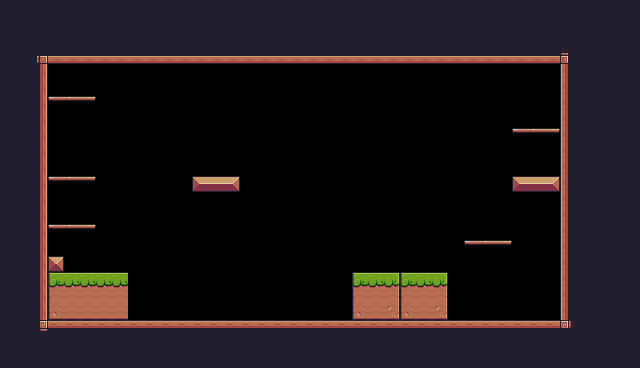

The image is a tile-based game level rendered from a .tmx file. Its description and complete source (layers, tilesets, objects, tile grids) follow:
An orthogonal 40x23 tile map with 16x16 px tiles, 1 tile layer (Field Play) and 17 objects (5x Platform, Player).

<map version="1.10" tiledversion="1.10.2" orientation="orthogonal" renderorder="right-down" width="40" height="23" tilewidth="16" tileheight="16" infinite="0" nextlayerid="5" nextobjectid="52">
 <tileset firstgid="1" source="Adventure.tsx" />
 <layer id="1" name="Field Play" width="40" height="23">
  <properties>
   <property name="Background" value="Blue" />
  </properties>
  <data encoding="csv">
112,112,112,112,112,112,112,112,112,112,112,112,112,112,112,112,112,112,112,112,112,112,112,112,112,112,112,112,112,112,112,112,112,112,112,112,112,112,112,112,
112,112,112,112,112,112,112,112,112,112,112,112,112,112,112,112,112,112,112,112,112,112,112,112,112,112,112,112,112,112,112,112,112,112,112,112,112,112,112,112,
112,112,112,112,112,112,112,112,112,112,112,112,112,112,112,112,112,112,112,112,112,112,112,112,112,112,112,112,112,112,112,112,112,112,112,112,112,112,112,112,
112,112,92,134,134,134,134,134,134,134,134,134,134,134,134,134,134,134,134,134,134,134,134,134,134,134,134,134,134,134,134,134,134,134,134,93,112,112,112,112,
112,112,113,0,0,0,0,0,0,0,0,0,0,0,0,0,0,0,0,0,0,0,0,0,0,0,0,0,0,0,0,0,0,0,0,111,112,112,112,112,
112,112,113,0,0,0,0,0,0,0,0,0,0,0,0,0,0,0,0,0,0,0,0,0,0,0,0,0,0,0,0,0,0,0,0,111,112,112,112,112,
112,112,113,40,41,42,0,0,0,0,0,0,0,0,0,0,0,0,0,0,0,0,0,0,0,0,0,0,0,0,0,0,0,0,0,111,112,112,112,112,
112,112,113,0,0,0,0,0,0,0,0,0,0,0,0,0,0,0,0,0,0,0,0,0,0,0,0,0,0,0,0,0,0,0,0,111,112,112,112,112,
112,112,113,0,0,0,0,0,0,0,0,0,0,0,0,0,0,0,0,0,0,0,0,0,0,0,0,0,0,0,0,0,40,41,42,111,112,112,112,112,
112,112,113,0,0,0,0,0,0,0,0,0,0,0,0,0,0,0,0,0,0,0,0,0,0,0,0,0,0,0,0,0,0,0,0,111,112,112,112,112,
112,112,113,0,0,0,0,0,0,0,0,0,0,0,0,0,0,0,0,0,0,0,0,0,0,0,0,0,0,0,0,0,0,0,0,111,112,112,112,112,
112,112,113,40,41,42,0,0,0,0,0,0,13,14,15,0,0,0,0,0,0,0,0,0,0,0,0,0,0,0,0,0,13,14,15,111,112,112,112,112,
112,112,113,0,0,0,0,0,0,0,0,0,0,0,0,0,0,0,0,0,0,0,0,0,0,0,0,0,0,0,0,0,0,0,0,111,112,112,112,112,
112,112,113,0,0,0,0,0,0,0,0,0,0,0,0,0,0,0,0,0,0,0,0,0,0,0,0,0,0,0,0,0,0,0,0,111,112,112,112,112,
112,112,113,40,41,42,0,0,0,0,0,0,0,0,0,0,0,0,0,0,0,0,0,0,0,0,0,0,0,0,0,0,0,0,0,111,112,112,112,112,
112,112,113,0,0,0,0,0,0,0,0,0,0,0,0,0,0,0,0,0,0,0,0,0,0,0,0,0,0,40,41,42,0,0,0,111,112,112,112,112,
112,112,113,35,0,0,0,0,0,0,0,0,0,0,0,0,0,0,0,0,0,0,0,0,0,0,0,0,0,0,0,0,0,0,0,111,112,112,112,112,
112,112,113,7,8,8,8,8,0,0,0,0,0,0,0,0,0,0,0,0,0,0,7,8,9,7,8,9,0,0,0,0,0,0,0,111,112,112,112,112,
112,112,113,29,30,30,30,30,0,0,0,0,0,0,0,0,0,0,0,0,0,0,29,30,31,29,30,31,0,0,0,0,0,0,0,111,112,112,112,112,
112,112,113,51,52,52,52,52,0,0,0,0,0,0,0,0,0,0,0,0,0,0,51,52,53,51,52,53,0,0,0,0,0,0,0,111,112,112,112,112,
112,112,114,90,90,90,90,90,90,90,90,90,90,90,90,90,90,90,90,90,90,90,90,90,90,90,90,90,90,90,90,90,90,90,90,115,112,112,112,112,
112,112,112,112,112,112,112,112,112,112,112,112,112,112,112,112,112,112,112,112,112,112,112,112,112,112,112,112,112,112,112,112,112,112,112,112,112,112,112,112,
112,112,112,112,112,112,112,112,112,112,112,112,112,112,112,112,112,112,112,112,112,112,112,112,112,112,112,112,112,112,112,112,112,112,112,112,112,112,112,112
</data>
 </layer>
 <objectgroup id="3" name="Collisions">
  <object id="17" x="32" y="48" width="16" height="288" />
  <object id="18" x="48" y="48" width="528" height="16" />
  <object id="19" x="560" y="64" width="16" height="272" />
  <object id="20" x="32" y="320" width="528" height="16" />
  <object id="22" x="352" y="272" width="96" height="48" />
  <object id="23" x="320" y="224" width="48" height="16" />
  <object id="24" x="512" y="176" width="48" height="16" />
  <object id="25" x="192" y="176" width="48" height="16" />
  <object id="31" type="Platform" x="464" y="240" width="48" height="16" />
  <object id="32" type="Platform" x="512" y="128" width="48" height="16" />
  <object id="33" type="Platform" x="48" y="96" width="48" height="16" />
  <object id="34" type="Platform" x="48" y="176" width="48" height="16" />
  <object id="35" type="Platform" x="48" y="224" width="48" height="16" />
  <object id="39" x="32" y="272" width="96" height="48" />
  <object id="40" x="32" y="256" width="48" height="16" />
 </objectgroup>
 <objectgroup id="2" name="Spawnpoints">
  <object id="8" name="Player" type="Player" x="240.326" y="271.933" width="28.626" height="28.626" />
  <object id="13" x="519.113" y="141.576" height="0.943841" />
 </objectgroup>
</map>
